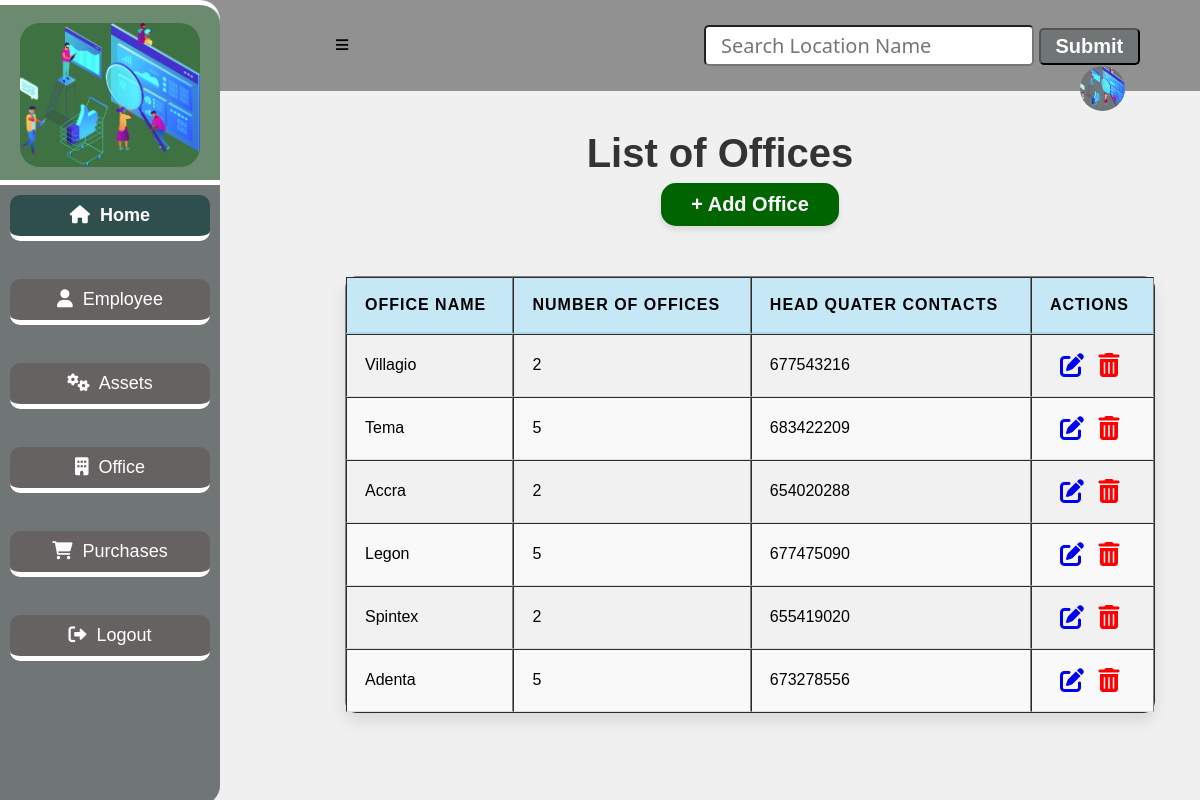
The app's page /location with its own data.
### app.py (models this page shows, shortened)
class Location(db.Model):
    __tablename__ = "locations"
    id=db.Column(db.Integer, primary_key=True)
    location_name=db.Column(db.String(50))
    number_of_offices=db.Column(db.Integer)
    head_quater_contact=db.Column(db.Integer)
    employees_rel=db.relationship('Employee', backref='employees_location')
    equipment_rel=db.relationship('Equipment', backref='equipment_loation')

### app.py (the view)
@app.route('/location')
def location():
    locations = Location.query.all()
    return render_template ('locationList.html', locations = locations)

### app.py (called while the page is built)
@app.before_request
def create_table():
    db.create_all()

### templates/locationList.html (shortened to what this page needs)
<!DOCTYPE html>
<html lang="en">
<head>
    <link
    rel="stylesheet"
    href="{{ url_for('static', filename='main.css') }}"
    />
    <link rel="stylesheet" href="https://cdnjs.cloudflare.com/ajax/libs/font-awesome/4.7.0/css/font-awesome.min.css">
    <link rel="stylesheet" href="https://cdnjs.cloudflare.com/ajax/libs/font-awesome/6.0.0-beta3/css/all.min.css">
</head>
<body>
    <div class="header">
      <a href="#" id="sidebar-icon">&#8801;</a>
      <input type="search" id="query" name="search" placeholder="Search Location Name">
      <button id="search-button">Submit</button>
      <a href="#"><img src="{{ url_for('static', filename='bg4.png') }}" alt=""></a>
    </div>
    <section class="sidebar">
        <div class="logo">
            <img src="{{ url_for('static', filename='bg4.png') }}" alt="logo">
        </div>
        <div class="content">
          <a href="/entry_point" class="home active"><i class="fas fa-home"></i>&nbsp; Home</a><br>
          <a href="/employee" class="home"><i class="fas fa-user"></i>&nbsp;  Employee</a><br>
          <a href="/equipment" class="home"><i class="fas fa-cogs"></i>&nbsp;  Assets</a><br>
          <a href="/location" class="home"><i class="fas fa-building"></i>&nbsp;  Office</a><br>
          <a href="/purchase" class="home"><i class="fas fa-shopping-cart"></i> &nbsp; Purchases</a><br>
          <a href="/login" class="home"><i class="fas fa-sign-out-alt"></i>&nbsp;  Logout</a>
        </div>
    </section>
    <h1 class="marquee">List of Offices</h1>
    <div class="location-form">
      <a href="/add-location" class="btn1">+ Add Office</a>
      <table border="1" style="overflow: auto;">
        <thead>
          <tr>
            <th>Office Name</th>
            <th>Number Of Offices</th>
            <th>Head Quater Contacts</th>
            <th>Actions</th>
          </tr>
        </thead>
        <tbody id="table-results">
          {% for location in locations  %}
            <tr>
              <td>{{ location.location_name }}</td>
              <td>{{ location.number_of_offices}}</td>
              <td>{{ location.head_quater_contact}}</td>
              <td class="action">
                <a href="/edit_location{{ location.id }}"><i class="fa fa-edit" style="font-size:24px"></i></a>
                <a href="/delete_location{{ location.id }}"><i class="fa fa-trash-o" style="font-size:24px"></i></a>
              </td>
            </tr>
          {% endfor %}
        </tbody>
      </table>
    </div>
</body>
</html>

### static/main.css (style rules this page uses)
body { margin: 0; padding: 0; font-family: Verdana, sans-serif; background-color: #f0f0f0; height: auto; }
.header { background: #919191; padding: 25px; }
.header input { padding: 5px 15px; font-size: 20px; font-family: 'Segoe UI', Tahoma, Geneva, Verdana, sans-serif; border-radius: 5px; margin-left: 350px; }
.header button { padding: 5px 15px; font-size: 20px; border-radius: 5px; background: #707576; color: #fff; font-weight: bold; }
.header img { width: 45px; height: 45px; background: #707576; border-radius: 50%; float: right; justify-content: center; margin-right: 50px; transition: transform 0.3s ease; }
#sidebar-icon { margin-left: 310px; font-size: 25px; text-decoration: none; color: #000; font-weight: bold; cursor: pointer; transition: color 0.3s ease, transform 0.3s ease; }
.sidebar { position: fixed; top: 0; left: 0; width: 220px; height: 100vh; background: #a5c3c9; border-top: 5px solid #fff; border-radius: 0 20px 20px 0; overflow: hidden; transition: transform 0.3s ease, background 0.3s ease; }
.logo { width: 220px; height: 180px; background: rgba(104, 135, 106, 0.938); display: flex; justify-content: center; align-items: center; border-radius: 0 20px 0 0; }
.logo img { width: 180px; display: block; margin: auto; background-color: rgba(59, 112, 63, 0.938); border-radius: 20px; }
.content { background: #707576; width: 220px; height: calc(100vh - 180px); position: fixed; top: 180px; z-index: 1; border-top: 5px solid #fff; overflow-y: auto; border-radius: 0 0 20px 0; }
.content a { display: flex; text-decoration: none; color: #fff; font-size: 18px; border-bottom: 5px solid white; padding: 10px 15px; justify-content: center; transition: background 0.3s ease, transform 0.3s ease; border-radius: 10px; margin: 10px; }
.home { border: none; outline: none; padding: 10px 16px; background: #666262; cursor: pointer; }
.active, .home:hover { background: darkslategrey; color: black; font-weight: bold; }
h1 { display: flex; font-size: 40px; flex-wrap: wrap; justify-content: center; margin-left: 240px; margin-top: 40px; color: #333; }
.location-form { display: flex; justify-content: center; align-items: center; flex-direction: column; margin-left: 300px; }
table { width: 90%; max-width: 1000px; border-collapse: separate; border-spacing: 0; margin-top: 30px; margin-left: auto; margin-right: auto; background: #ffffff; border-radius: 12px; overflow: hidden; box-shadow: 0 8px 16px rgba(0, 0, 0, 0.1); }
th, td { padding: 18px; text-align: left; font-size: 1em; border-bottom: 1px solid #ddd; }
th { background-color: #c6e8f6; font-weight: bold; text-transform: uppercase; letter-spacing: 1px; border-bottom: 2px solid #b0d8ec; }
tbody tr:nth-child(even) { background-color: #f9f9f9; }
tbody tr:nth-child(odd) { background-color: #f1f1f1; }
.btn1 { background: darkgreen; color: #fff; font-size: 1em; padding: 10px 30px; border-radius: 15px; transition: background-color 0.25s, box-shadow 0.25s, transform 0.25s; margin-bottom: 20px; text-decoration: none; font-size: 20px; display: block; margin-top: -20px; font-weight: bold; box-shadow: 0 4px 6px rgba(0, 0, 0, 0.1); }
.marquee { text-align: center; }
.action a { margin-left: 10px; }
.action .fa-trash-o { color: red; }

### records on screen
Location: location_name "Villagio", number_of_offices "2", head_quater_contact "677543216"
Location: location_name "Tema", number_of_offices "5", head_quater_contact "683422209"
Location: location_name "Accra", number_of_offices "2", head_quater_contact "654020288"
Location: location_name "Legon", number_of_offices "5", head_quater_contact "677475090"
Location: location_name "Spintex", number_of_offices "2", head_quater_contact "655419020"
Location: location_name "Adenta", number_of_offices "5", head_quater_contact "673278556"
